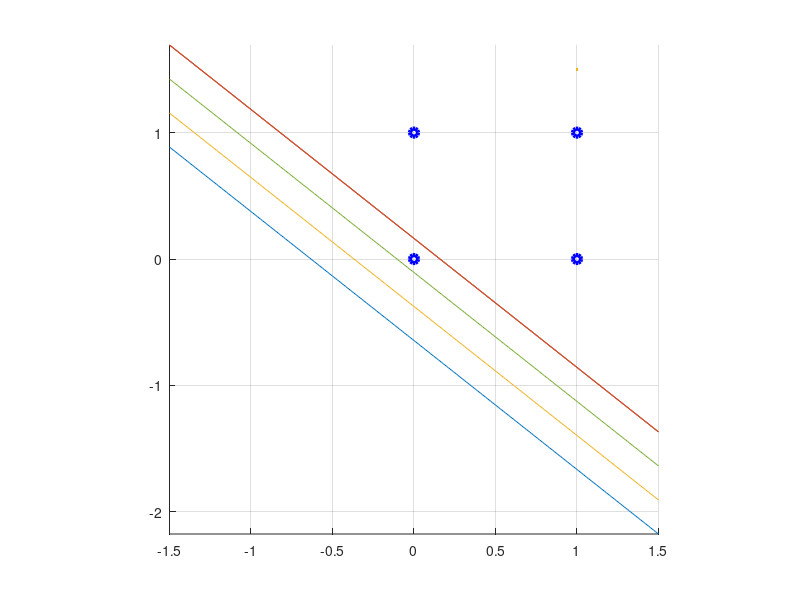

This chart was generated by the following MATLAB code:
%% Algoritmo para perceptrón, 2 entradas
clear;
clc;
close all;

% Tabla de verdad (Teacher-Ejemplo de entrenamiento
% FUNCIÓN OR
x1 = [0 1 0 1];
x2 = [0 0 1 1];
t = [-1 1 1 1];

% Condiciones iniciales y parámetros de entrenamiento
w = [0.0679 0.0758 0.0743];
eps = 0.01; % Coeficiente de velocidad de entrenamiento
epoca = 0; % Inicializo mis epocas
lim_ep = 20; %Límite máximo de epocas

x1v = [-1.5:0.01:1.5];
figure(1);
hold on;
grid on;
for p = 1:length(t)
    plot(x1(p),x2(p), 'ob', 'LineWidth', 3)
end

%% Iteraciones
for i=1:lim_ep
    flag=0;
    vector_error = [];
    for j=1:length(t)
        X = [1 x1(j) x2(j)];
        V = w*X'

        if V > 0
            y = 1;
        elseif V == 0
            y = 0;
        else 
            y = -1;
        end
        y
        % Calculo el error
        e = t(j)-y
        % Defino proximos pesos
        w = w + eps*X*e
        vector_error = [vector_error e];
    end
    x2v = (-w(2)/w(3))*x1v-(w(1)/w(3))
    plot(x1v, x2v, LineWidth=1.5)
    axis([-1 1 -1 1]);
    axis square;
    axis tight;
    % Cálculo de norma del error
    if norm(vector_error) == 0
        flag = 1;
        disp('Condición alcanzada')
        break
    else
        flag = 0;
    end
    epoca = epoca + 1
    pause(1);
end
